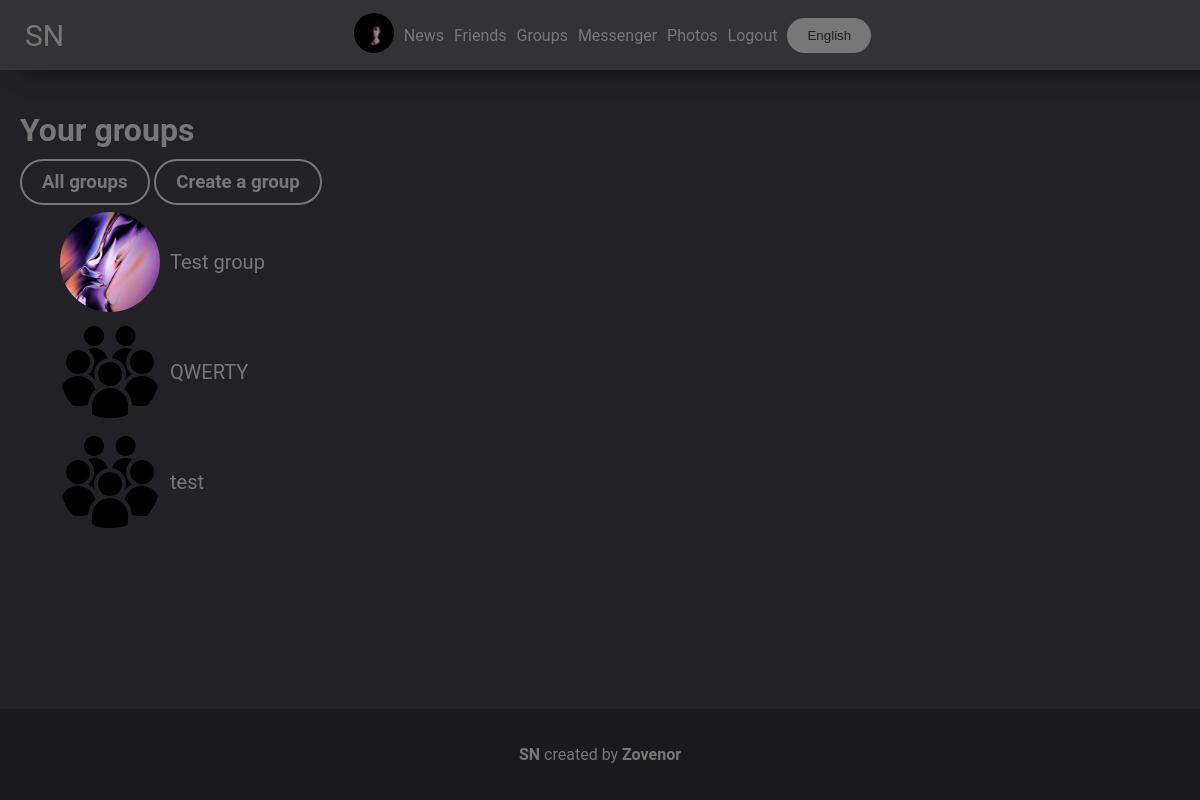
/groups (signed in), run on the app's committed database.
### mainpage/models.py (models this page shows, shortened)
class UserDetail(models.Model):
    user = models.ForeignKey(User, on_delete=models.CASCADE)
    age = models.DateField(null=True, blank=True)
    photo = models.ForeignKey(Photo, on_delete=models.SET_NULL, null=True, blank=True)
    permissions = models.CharField(max_length=10, default="public")
    country = models.CharField(max_length=100, null=True, blank=True)
    city = models.CharField(max_length=100, null=True, blank=True)
    sex = models.CharField(max_length=10, choices=(('male', 'male'), ('female', 'female'), ('None', 'None')),
                           default=('None', 'None'))
    def get_photo(self):
        if self.photo:
            return self.photo
        else:
            return settings.STATIC_URL + "/mainpage/img/user.png"

class Photo(models.Model):
    photo = models.ImageField(upload_to='photos')
    date = models.DateTimeField(auto_now=True)
    user = models.ForeignKey(User, on_delete=models.SET_NULL, null=True)
    permissions = models.CharField(max_length=10, default="public")
    def __str__(self):
        return self.photo.url

class Group(models.Model):
    followers = models.ManyToManyField(UserDetail, related_name="followers")
    name = models.CharField(max_length=250)
    description = models.TextField(null=True, blank=True)
    groupname = models.CharField(max_length=100, unique=True)
    photo = models.ForeignKey(Photo, on_delete=models.SET_NULL, null=True, blank=True)
    admin = models.ForeignKey(UserDetail, on_delete=models.SET_NULL, null=True, blank=True)
    editors = models.ManyToManyField(UserDetail, related_name="editors")
    def get_photo(self):
        if self.photo:
            return self.photo
        else:
            return settings.STATIC_URL + "/mainpage/img/group.jpg"

### mainpage/views.py (the view, shortened to what this page needs)
# urls.py: path('groups', views.GroupsView.as_view()),
class GroupsView(View):
    @base
    def get(self, request, content={}):
        content.update({
            'list': get_wordlist(request).YourGroups,
            'create': False,
        })
        if request.user.is_authenticated:
            content['groups'] = Group.objects.filter(followers=UserDetail.objects.get(user=request.user))
        if 'all' in request.GET:
            if request.GET['all'] == 'True':
                content['groups'] = Group.objects.all()
                content['list'] = get_wordlist(request).AllGroups
                return render(request, 'mainpage/groups.html', content)
        if not request.user.is_authenticated:
            return redirect('/groups?all=True')
        return render(request, 'mainpage/groups.html', content)

### mainpage/views.py (called while the page is built)
def base(func):
    def wrapper(self, request, content={}, *args, **kwargs):
        if request.user.is_authenticated:
            content.update({'your_user': UserDetail.objects.get(user=request.user)})
        return func(self, request, content=content, **kwargs)
    return wrapper

def get_wordlist(request):
    langs_list = {
        'en': langs.EN,
        'ru': langs.RU,
    }
    if 'lang' in request.COOKIES:
        lang = request.COOKIES['lang']
        try:
            return langs_list[lang]
        except:
            return langs_list['en']
    else:
        return langs_list['en']

### mainpage/templates/mainpage/groups.html (shortened to what this page needs)
{% extends 'mainpage/base.html' %}
{% load static %}
{% block content %}
    <link rel="stylesheet" href="{% static 'mainpage/groups.css' %}">
    <h1>{{ list.title }}</h1>
    {% if create == True %}
        <form method="POST">
        {% csrf_token %}
            <p><b>{{ list.name }}: </b><input required value="{{ pl.name }}" name="name" type="text"></p>
            <p><b>{{ list.description }}: </b><textarea required name="description" type="text">{{ pl.description }}</textarea></p>
            <p><b>{{ list.groupname }}: </b><input required value="{{ pl.groupname }}" name="groupname" type="text"></p>
            <p><input class="button" value="{{ list.create }}" type="submit"></p>
        </form>
    {% else %}
        <h3>
        {% if request.user.is_authenticated %}
            {% if request.GET.all %}
                <a href="/groups" class="button">{{ list.your_groups }}</a>
            {% else %}
                <a href="?all=True" class="button">{{ list.all_groups  }}</a>
            {% endif %}
            <a class="button" href="?create=True">{{ list.create_group }}</a>
        {% endif %}
        </h3>
        <ul>
            {% for el in groups %}
                <li><a class="group" href="/{{ el.groupname }}"><div style="background-image: url('{{ el.get_photo }}');" class="img-group"></div><span class="group_name">{{ el.name }}</span></a></li>
            {% endfor %}
        </ul>
    {% endif %}
{% endblock %}

### mainpage/templates/mainpage/base.html (shortened to what this page needs)
<!doctype html>
{% load static %}
<html lang="en">
<head>
    <link rel="stylesheet" href="{% static "mainpage/base.css" %}">
</head>
<body>
<header>
    <a class="NAME" href="/">{{ list.NAME }}</a>
    {% if user.is_authenticated %}
        <a href="/account"><img width="40px" style="border-radius: 999px" src="{{ your_user.get_photo }}"></a>
        <a href="/news">{{ list.news }}</a>
        <a href="/friends">{{ list.Friends }}</a>
        <a href="/groups">{{ list.groups }}</a>
        <a href="/messenger/">{{ list.messenger }}</a>
        <a href="/photos">{{ list.photos }}</a>
        <a href="/logout?url={{ request.path }}">{{ list.LogOut }}</a>
    {% endif %}
    <button style="margin-left: 5px" class="button choose_lang" onclick="choose_lang()">{{ list.choose_lang }}</button>
</header>
<main>
    {% block content %}
{% endblock %}
</main>
<footer>
    <p><a href="https://github.com/zovenor/social_network"><b>{{ list.NAME }}</b></a> {{ list.created_by }} <a href="https://github.com/zovenor"><b>Zovenor</b></a></p>
</footer>
</body>
</html>

### mainpage/static/mainpage/base.css (style rules this page uses)
body { padding: 0; margin: 0; background: #222226; color: #777; font-family: "Roboto", "Lucida Grande", Verdana, Arial, sans-serif; min-height: 100vh; display: flex; flex-flow: column; }
header { background: #333336; padding: 10px; color: #FFF; display: flex; align-items: center; justify-content: center; position: fixed; width: 100vw; height: 50px; left: 0; top: 0; z-index: 999; box-shadow: 20px 0px 20px #111113; }
.NAME { position: fixed; left: 20px; font-size: 30px; }
header a { text-decoration: none; margin: 5px; color: #777; }
main { padding: 20px; padding-top: 90px; }
main a { text-decoration: none; color: #777; }
li { list-style-type: none; }
.button { border-color: #777; border-width: 2px; border-style: solid; border-radius: 999px; padding: 10px; transition: .5s; color: #777; background-color: #222226; width: fit-content; padding-left: 20px; padding-right: 20px; }
.choose_lang { border: 0px; background-color: #777; color: #222226; }
footer { background-color: #1a1a1e; padding: 20px; display: flex; justify-content: center; align-items: center; margin-top: auto; }
footer a { text-decoration: none; color: #777; }

### mainpage/static/mainpage/groups.css (style rules this page uses)
.img-group { background-position: center; background-repeat: no-repeat; background-size: cover; width: 100px; height: 100px; border-radius: 999px; margin-right: 10px; }
.group { display: flex; align-items: center; margin-bottom: 10px; }
.group_name { font-size: 20px; }

### data on the page
UserDetail: get_photo (picture)
Group: get_photo (picture), name "Test group"
Group: name "QWERTY"
Group: name "test"

### other printed values
{{ list.NAME }} "SN"
{{ list.news }} "News"
{{ list.Friends }} "Friends"
{{ list.groups }} "Groups"
{{ list.messenger }} "Messenger"
{{ list.photos }} "Photos"
{{ list.LogOut }} "Logout"
{{ list.choose_lang }} "English"
{{ list.title }} "Your groups"
{{ list.all_groups }} "All groups"
{{ list.create_group }} "Create a group"
{{ list.created_by }} "created by"
